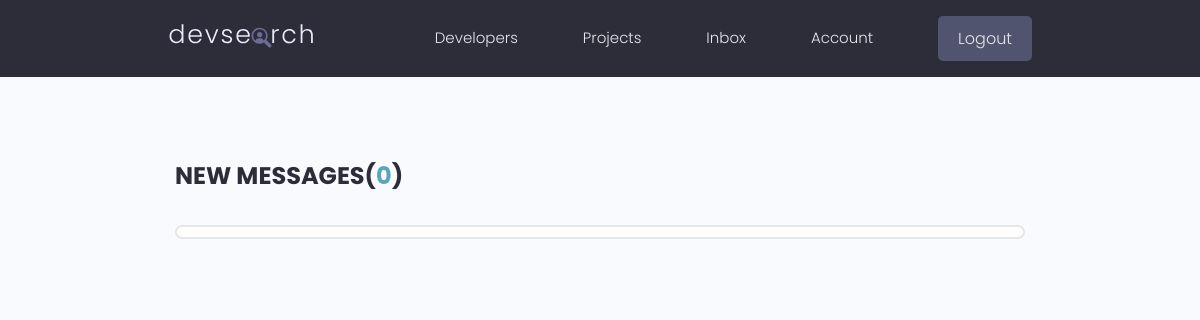
Before: /inbox/ (signed in) with the older database file.
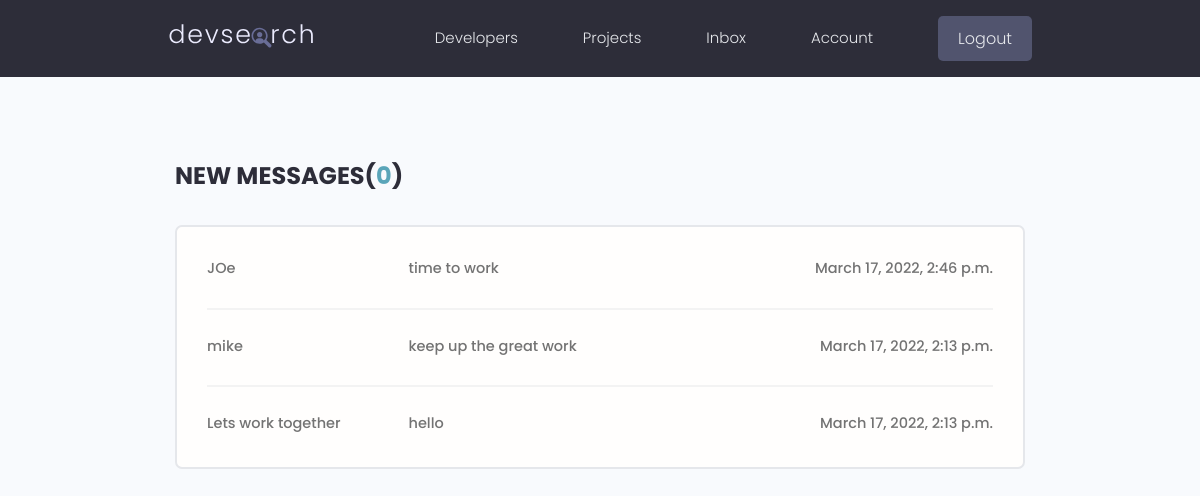
After: the same page with the newer database file.
### users/models.py (models this page shows, shortened)
class Message(models.Model):
  sender = models.ForeignKey(Profile, on_delete=models.SET_NULL, null=True, blank=True)
  recipient = models.ForeignKey(Profile, on_delete=models.SET_NULL, null=True, blank=True, related_name="messages")
  name = models.CharField(max_length=200, null=True, blank=True)
  email = models.EmailField(max_length=200, null=True, blank=True)
  subject = models.CharField(max_length=200, null=True, blank=True)
  body = models.TextField()
  is_read = models.BooleanField(default=False, null=True)
  created = models.DateTimeField(auto_now_add=True)
  id = models.UUIDField(default=uuid.uuid4, primary_key=True, unique=True, editable=False)
  class Meta:
    ordering = [ 'is_read', '-created' ]

### users/views.py (the view)
# urls.py: path('inbox/', views.inbox, name='inbox'),
def inbox(request):
  profile = request.user.profile
  messagesRequest = profile.messages.all()
  unreadCount = messagesRequest.filter(is_read=False).count()
  context = {
    'messagesRequest': messagesRequest,
    'unreadCount': unreadCount
    }
  return render(request, 'users/inbox.html', context)

### users/templates/users/inbox.html
{% extends 'main.html' %}
{% block content %}
  <main class="inbox my-xl">
    <div class="content-box">
      <h3 class="inbox__title">New Messages(<span>{{ unreadCount }}</span>)</h3>
      <ul class="messages">
        {% for message in messagesRequest %}
          <li class="message {% if message.is_read == False %} message--unread {% endif %}">
            <a href="{% url 'message' message.id %}">
              <span class="message__author">{{ message.name }}</span>
              <span class="message__subject">{{ message.subject }}</span>
              <span class="message__date">{{ message.created }}</span>
            </a>
          </li>
        {% endfor %}
      </ul>
    </div>
  </main>
{% endblock content %}

### templates/main.html (shortened to what this page needs)
{% load static %}
<!DOCTYPE html>
<html lang="en">
  <head>
    <link rel="stylesheet" href="https://cdn.iconmonstr.com/1.3.0/css/iconmonstr-iconic-font.min.css" />
    <link rel="stylesheet" href="{% static 'uikit/styles/uikit.css' %}" />
    <link rel="stylesheet" href="{% static 'styles/app.css' %}" />
  </head>
  <body>
    {% include 'navbar.html' %}
    {% block content %}
    {% endblock content %}
  </body>
</html>

### templates/navbar.html (shortened to what this page needs)
{% load static %}
<header class="header">
  <div class="container container--narrow">
    <a href="{% url 'profiles' %}" class="header__logo">
      <img src="{% static 'images/logo.svg' %}" alt="DevSearch Logo" />
    </a>
    <nav class="header__nav">
      <ul class="header__menu">
        <li class="header__menuItem"><a href="{% url 'profiles' %}">Developers</a></li>
        <li class="header__menuItem"><a href="{% url 'projects' %}">Projects</a></li>
        {% if request.user.is_authenticated %}
          <li class="header__menuItem"><a href="{% url 'inbox' %}">Inbox</a></li>
          <li class="header__menuItem"><a href="{% url 'account' %}">Account</a></li>
          <li class="header__menuItem"><a href="{% url 'logout' %}" class="btn btn--sub">Logout</a></li>
        {% else %}
          <li class="header__menuItem"><a href="{% url 'login' %}" class="btn btn--sub">Login/Sign Up</a></li>
        {% endif %}
      </ul>
    </nav>
  </div>
</header>

### static/styles/app.css (style rules this page uses)
:root { --color-sub: #2d2d39; }
.btn--sub { background-color: var(--color-sub-light); }
img { width: 100%; }
.content-box { width: 95%; max-width: 85rem; margin: 0 auto; }
.header { position: sticky; z-index: 111; background-color: var(--color-sub); padding: 1.5rem 0; }
.header > .container { display: flex; justify-content: space-between; align-items: center; }
.header__logo > img { height: 3.8rem; }
.header__nav > ul { display: inline-flex; align-items: center; list-style: none; gap: 6.5rem; }
.header__menuItem > a { color: var(--color-light); font-weight: 300; }
.inbox { height: 90vh; }
.inbox__title, .inbox__title span { font-size: 2.4rem; font-weight: 700; color: var(--color-sub); text-transform: uppercase; text-align: left; margin-bottom: 3rem; }
.inbox__title span { color: var(--color-main); }
.messages { list-style: none; background: var(--color-white); padding: 0.5rem 3rem; border: 2px solid var(--color-light); border-radius: 0.7rem; }
.message { padding: 2.5rem 0; }
.message > a span { font-size: 1.45rem; font-weight: 500; }
.message:not(:last-child) { border-bottom: 2px solid var(--color-white-light); }
.message > a { display: flex; gap: 1rem; }
.message__author, .message__date { flex-basis: 25%; }
.message__subject { flex-basis: 50%; }
.message__date { text-align: right; }

### static/uikit/styles/modules/_variables.css (style rules this page uses)
:root { --color-main: #5aa5b9; --color-main-light: #e6faff; --color-sub: #3f4156; --color-sub-light: #51546e; --color-sub-lighter: #ededfd; --color-text: #737373; --color-gray: #8b8b8b; --color-light: #e5e7eb; --color-light-gray: #767676; --color-bg: #f8fafd; --color-white: #fffefd; --color-white-light: #f3f3f3; --color-success: #359e64; --color-success-bg: #def8e8; --color-error: #fc4b0b; --color-error-bg: #fff2ee; --font-base: 'Poppins', arial, helvetica, 'Segoe UI', roboto, ubuntu, sans-serif; --font-monospace: 'Fira Code', 'Courier New', courier, monospace; --font-regular: 300; --font-medium: 500; --font-bold: 700; --generic-shadow: 1px 1px 5px #00000010; --generic-transition: all 0.3s ease-in-out; }

### static/uikit/styles/modules/_base.css (style rules this page uses)
* { margin: 0; padding: 0; box-sizing: border-box; text-rendering: optimizeLegibility; color: inherit; font-size: inherit; }
html { font-size: 50%; }
@media only screen and (min-width: 480px) { html { font-size: 56.25%; } }
@media only screen and (min-width: 1200px) { html { font-size: 62.5%; } }
body { line-height: 1.6; font-weight: 400; font-size: 1.5rem; color: var(--color-text); background-color: var(--color-bg); min-height: 100vh; }

### static/uikit/styles/modules/_typography.css (style rules this page uses)
* { font-family: var(--font-base); }
h3 { font-size: 3.2rem; font-weight: var(--font-medium); }
p, span, strong { font-size: 1.6rem; color: var(--color-text); font-weight: var(--font-regular); }
a { padding-bottom: 2px; text-decoration: none; display: inline-block; color: var(--color-main); font-weight: var(--font-medium); }

### static/uikit/styles/modules/_utilities.css (style rules this page uses)
.container { width: 92%; max-width: 165rem; margin: 0 auto; box-sizing: border-box; }
.container--narrow { width: 92%; max-width: 120rem; }
@media screen and (min-width: 1000px) { .container { width: 90%; } }
@media screen and (min-width: 1000px) { .container--narrow { width: 85%; } }
@media screen and (min-width: 1200px) { .container { width: 80%; } }
@media screen and (min-width: 1200px) { .container--narrow { width: 72%; } }
.my-xl { margin: 8rem auto; }

### static/uikit/styles/modules/_button.css (style rules this page uses)
.btn { display: inline-block; position: relative; cursor: pointer; background-color: var(--color-light); font-weight: var(--font-medium); color: var(--color-sub); text-decoration: none; padding: 1rem 2rem; border-radius: 0.5rem; border: none; width: -webkit-fit-content; width: -moz-fit-content; width: fit-content; height: -webkit-fit-content; height: -moz-fit-content; height: fit-content; font-size: 1.6rem; outline-width: 0; outline-color: transparent; -webkit-backface-visibility: hidden; backface-visibility: hidden; transition: all 0.3s ease-in-out; }
.btn--sub { background-color: var(--color-sub); color: var(--color-white); }

Changed rows visible on the page:
added Message: name "JOe", subject "time to work", created "March 17, 2022, 2:46 p.m."
added Message: name "mike", subject "keep up the great work", created "March 17, 2022, 2:13 p.m."
added Message: name "Lets work together", subject "hello", created "March 17, 2022, 2:13 p.m."
